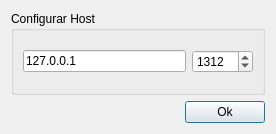
<?xml version="1.0" encoding="UTF-8"?>
<ui version="4.0">
 <class>Configuracoes</class>
 <widget class="QDialog" name="Configuracoes">
  <property name="geometry">
   <rect>
    <x>0</x>
    <y>0</y>
    <width>276</width>
    <height>134</height>
   </rect>
  </property>
  <property name="windowTitle">
   <string>Dialog</string>
  </property>
  <layout class="QVBoxLayout" name="verticalLayout_2">
   <item>
    <widget class="QGroupBox" name="groupBox">
     <property name="title">
      <string>Configurar Host</string>
     </property>
     <layout class="QVBoxLayout" name="verticalLayout">
      <item>
       <layout class="QHBoxLayout" name="horizontalLayout">
        <item>
         <widget class="QLineEdit" name="lineEdit_host">
          <property name="text">
           <string>127.0.0.1</string>
          </property>
         </widget>
        </item>
        <item>
         <widget class="QSpinBox" name="spinBox">
          <property name="maximum">
           <number>99999</number>
          </property>
          <property name="value">
           <number>1312</number>
          </property>
         </widget>
        </item>
       </layout>
      </item>
     </layout>
    </widget>
   </item>
   <item>
    <layout class="QHBoxLayout" name="horizontalLayout_2">
     <item>
      <spacer name="horizontalSpacer">
       <property name="orientation">
        <enum>Qt::Horizontal</enum>
       </property>
       <property name="sizeHint" stdset="0">
        <size>
         <width>40</width>
         <height>20</height>
        </size>
       </property>
      </spacer>
     </item>
     <item>
      <widget class="QPushButton" name="pushButton_ok">
       <property name="text">
        <string>Ok</string>
       </property>
      </widget>
     </item>
    </layout>
   </item>
  </layout>
 </widget>
 <resources/>
 <connections/>
</ui>
